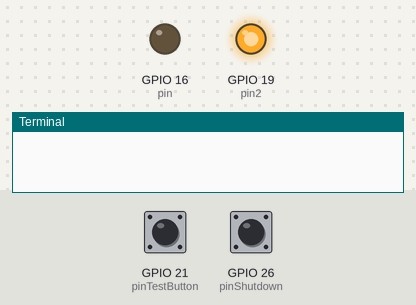
Recording of a program running on a simulated Raspberry Pi (BCM pin numbers). Shown: output pins drawn as LEDs (lit = HIGH), the last lines printed to the terminal. Inputs (shaded band) come from the test bench; at power-on: GPIO 21 (pinTestButton) HIGH, GPIO 26 (pinShutdown) HIGH.

Above: at 1.2 s.
1.3 s: GPIO 21 (pinTestButton) pulled LOW for 1.2 s
At 2.8 s:
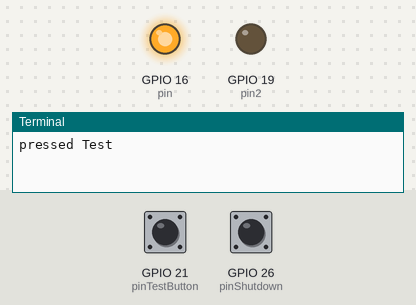
4.5 s: GPIO 21 (pinTestButton) pulled LOW for 3.2 s
At 9.1 s:
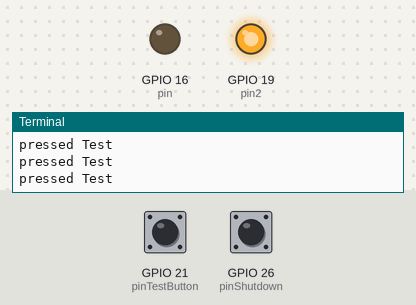
Timing chart, 0 to 10.6 s (numbered marks = the images above; inputs shaded):
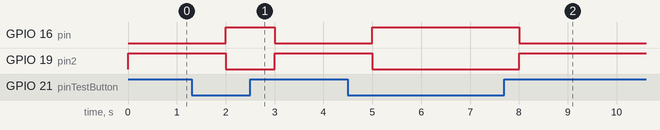

The program:

inputHandler.py
```python
import RPi.GPIO as GPIO
import time
import os
pinShutdown = 26
pinTestButton = 21
pin = 16
pin2 = 19
GPIO.setmode(GPIO.BCM)
GPIO.setwarnings(False)
GPIO.setup(pin,GPIO.OUT)
GPIO.setup(pin2,GPIO.OUT)
GPIO.output(pin2,GPIO.HIGH)
GPIO.setup(pinShutdown,GPIO.IN, pull_up_down=GPIO.PUD_UP)
GPIO.setup(pinTestButton,GPIO.IN, pull_up_down=GPIO.PUD_UP)
while True:
    input_state_shutdown = GPIO.input(pinShutdown)
    input_state_testPin = GPIO.input(pinTestButton)
    if input_state_shutdown == False:
        print('pressed Shutdown')
        os.system("shutdown -h now")
    elif input_state_testPin == False:
        print('pressed Test')
        GPIO.output(pin2,GPIO.LOW)
        GPIO.output(pin,GPIO.HIGH)
        time.sleep(1)
        GPIO.output(pin,GPIO.LOW)
        GPIO.output(pin2,GPIO.HIGH)
    else:
        time.sleep(1)
```

Measured:
- after the input at 1.3 s, GPIO 16 (pin): LOW → HIGH after 0.70 s, → LOW 1.0 s later; GPIO 19 (pin2): HIGH → LOW after 0.70 s, → HIGH 1.0 s later
- after the input at 4.5 s, GPIO 16 (pin): LOW → HIGH after 0.50 s, → LOW 3.0 s later; GPIO 19 (pin2): HIGH → LOW after 0.50 s, → HIGH 3.0 s later
